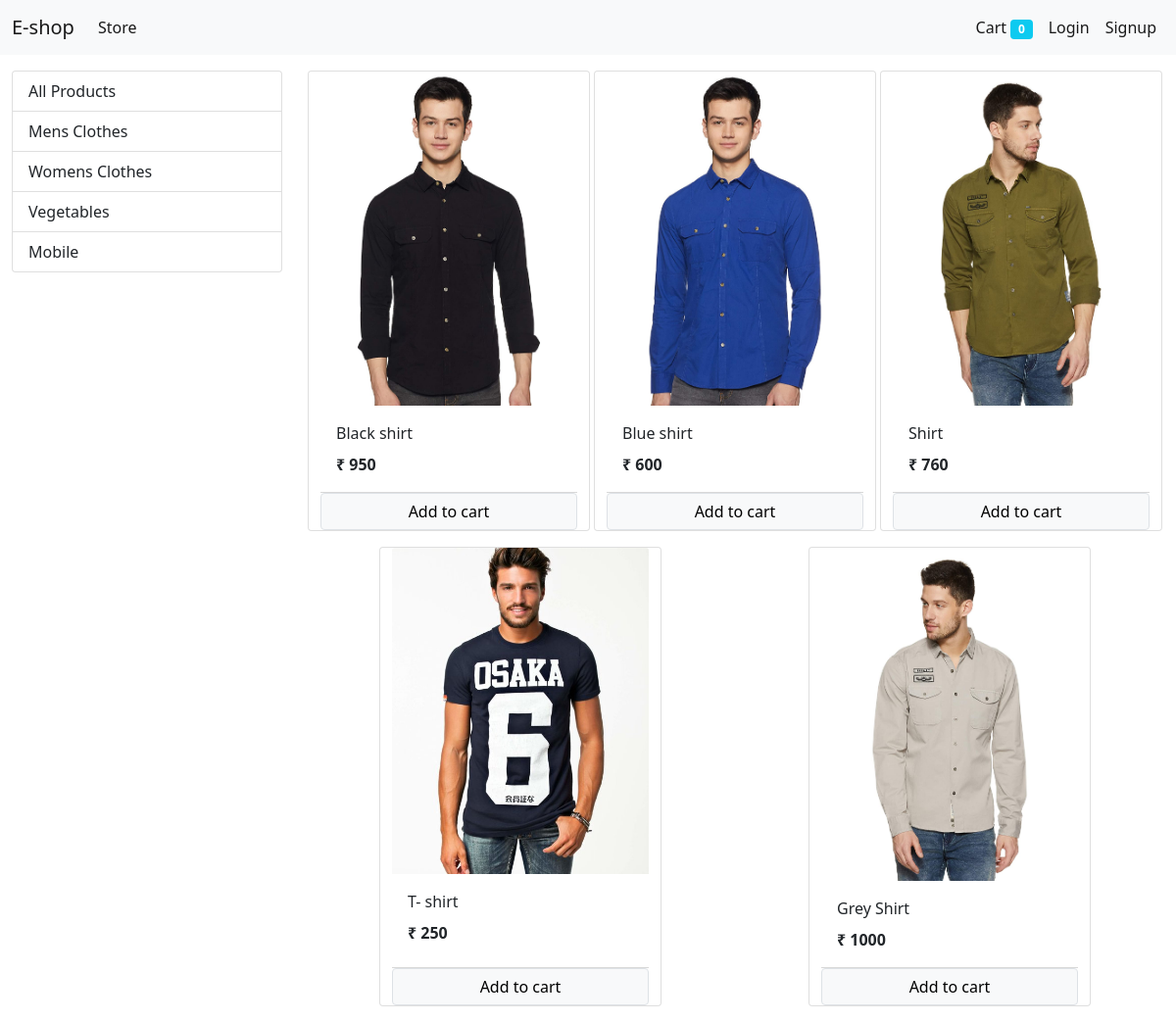
/?category=1, run on the app's committed database.
### store/models.py (models this page shows, shortened)
class Category(models.Model):
    name = models.CharField(max_length=20)
    class Meta:
        db_table = "category"
    @staticmethod
    def get_all_categories():
        return Category.objects.all()

class Product(models.Model):
    name = models.CharField(max_length=50)
    price = models.IntegerField(default=0)
    category = models.ForeignKey(Category, on_delete=models.CASCADE,default=1)
    description = models.CharField(max_length=200, default="")
    image = models.ImageField(upload_to='uploads/products/')
    class Meta:
        app_label = "store"
        db_table = "product"
    @staticmethod
    def get_product_by_id(category_id):
        if category_id:
            return Product.objects.filter(category = category_id)
        else:
            return Product.objects.all()

### store/views/index.py (the view, shortened to what this page needs)
# urls.py: path('', index.Index.as_view(), name='homepage'),
class Index(View):
    def get(self, request):
        cart = request.session.get('cart')
        if not cart:
            request.session['cart'] = {}
        all_products = None
        all_categories = Category.get_all_categories()
        category_id = request.GET.get('category')
        if category_id:
            all_products = Product.get_product_by_id(category_id)
        else:
            all_products = Product.get_all_products()
        data = {}
        data['products'] = all_products
        data['categories'] = all_categories
        print(request.session.get("customer_email"))
        return render(request, 'index.html', data)

### store/templatetags/cart.py (called while the page is built)
@register.filter(name='is_in_cart')
def is_in_cart(product  , cart):
    keys = cart.keys()
    for id in keys:
        if int(id) == product.id:
            return True
    return False

### store/templatetags/custom_filter.py (called while the page is built)
@register.filter(name="currency")
def currency(number):
    return "₹ " + str(number)

### store/templates/index.html (shortened to what this page needs)
{% extends 'base.html' %}
{% block content %}
{% load cart %}
{% load custom_filter %}
<div class="container-fluid mt-3">
    <div class="row">
        <div class="col-lg-3 mx-auto">
            <div class="list-group">
                <a href="/" class="list-group-item list-group-item-action">All Products</a>
                {% for category in categories %}
                <a href="/?category={{category.id}}"
                    class="list-group-item list-group-item-action">{{category.name}}</a>
                {% endfor %}
            </div>
        </div>
        <div id="products" class="col-lg-9 mx-auto">
            <div class="row mx-auto">
                {% for product in products %}
                <div class="card mx-auto mb-3" id={{product.id}} style="width: 18rem;">
                    <img class="card-img-top" src="{{product.image.url}}" alt="Card image cap">
                    <div class="card-body">
                        <p class="card-title">{{product.name}}</p>
                        <p class="card-text"><b>{{product.price|currency}}</b></p>
                    </div>
                    {% if product|is_in_cart:request.session.cart %}
                    <div class="row">
                        <form action="/#{{product.id}}" method="POST" class="col-2">
                            {% csrf_token %}
                            <input type="text" hidden name="product" id="" value="{{product.id}}">
                            <input type="text" hidden name="remove" id="" value="True">
                            <input type="submit" class="btn btn-block btn-secondary" value=" - ">
                        </form>
                        <div class="text-center col">{{product|cart_quantity:request.session.cart}} in cart</div>
                        <form action="/#{{product.id}}" method="POST" class="col-2">
                            {% csrf_token %}
                            <input type="text" hidden name="product" id="" value="{{product.id}}">
                            <input type="submit" class="btn btn-block btn-secondary" value=" + ">
                        </form>
                    </div>
                    {% else %}
                    <form action="/#{{product.id}}" method="POST" class="btn-block">
                        <input type="submit" class="btn btn-light border form-control" value="Add to cart">
                    </form>
                    {% endif %}
                </div>
                {%endfor%}
            </div>
        </div>
    </div>
</div>
{% endblock %}

### data on the page
Category: name "Mens Clothes"
Category: name "Womens Clothes"
Category: name "Vegetables"
Category: name "Mobile"
Product: {{ product.id }} 1 (drawn), image (picture), name "Black shirt", price "₹ 950"
Product: image (picture), name "Blue shirt", price "₹ 600"
Product: image (picture), name "Shirt", price "₹ 760"
Product: image (picture), name "T- shirt", price "₹ 250"
Product: image (picture), name "Grey Shirt", price "₹ 1000"

### other printed values
{{ request.session.cart.keys|length }} "0"
